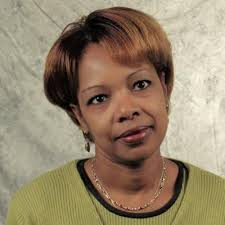
#> input picture eye_detection/1.jpeg, 225 x 225 px, found by its file name
$ python edge_detection_sobel_canny_laplace_thresh_plot_write.py   (older library calls are emulated)
#> lines starting #> are read from the running program, lines starting #| are printed output that depends on the picture; after the words box and inside, x2 and y2 are one past the last pixel; in counts of white or black regions, pixels touching at a corner belong together
import cv2
import numpy as np
from matplotlib import pyplot as plt


img = cv2.imread("../Datasets/testImages/1.jpeg")
#> img is the input picture: shape (225, 225, 3); mean B, G, R 109, 133.7, 150.6
gray = cv2.cvtColor(img, cv2.COLOR_BGR2GRAY)
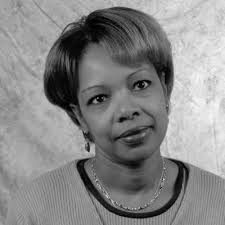
#> gray: shape (225, 225); min 0, max 247, mean 135.9
#img1 = cv2.imread('BioID_0000.pgm', 0)
#img2 = cv2.imread('BioID_0001.pgm', 0)


canny = cv2.Canny(gray,100,200)
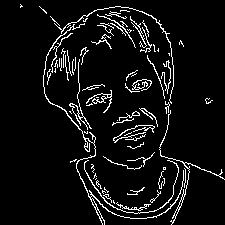
#> canny: shape (225, 225); 6.6% white in thin lines or dots, all inside (x1, y1, x2, y2) = (20, 4, 225, 225)
laplacian = cv2.Laplacian(gray,cv2.CV_64F)
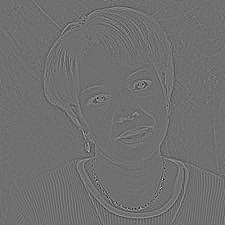
#> laplacian: shape (225, 225) float64; min -309, max 394, mean 0; drawn with min black and max white
sobel = cv2.Sobel(gray,cv2.CV_64F,1,0,ksize=5)
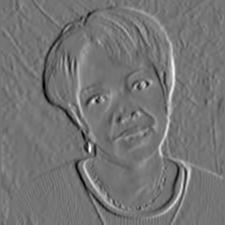
#> sobel: shape (225, 225) float64; min -5725, max 6838, mean 29.1; drawn with min black and max white
ret,thresh = cv2.threshold(gray,127,255,cv2.THRESH_BINARY)
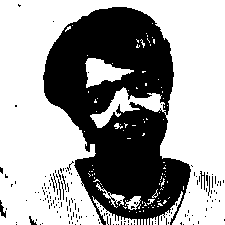
#> thresh: shape (225, 225); 62% white; 167 black regions (160 under 20 px), largest, box (x1, y1, x2, y2) and area: (43, 7, 191, 225) 18511, (0, 200, 6, 218) 51, (200, 171, 205, 190) 40

plt.subplot(2,2,1),plt.imshow(sobel,cmap = 'gray')
plt.title('Sobel'), plt.xticks([]), plt.yticks([])
plt.subplot(2,2,2),plt.imshow(thresh,cmap = 'gray')
plt.title('thresh'), plt.xticks([]), plt.yticks([])

plt.subplot(2,2,3),plt.imshow(canny,cmap = 'gray')
plt.title('canny'), plt.xticks([]), plt.yticks([])
plt.subplot(2,2,4),plt.imshow(laplacian,cmap = 'gray')
plt.title('laplacian'), plt.xticks([]), plt.yticks([])

cv2.imwrite("sobel.jpeg", sobel)
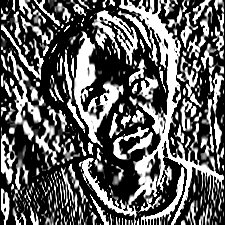
#> saved as sobel.jpeg: shape (225, 225); min 0, max 255, mean 95.3
cv2.imwrite("cann.jpeg", canny)
cv2.imwrite("lapl.jpeg", laplacian)
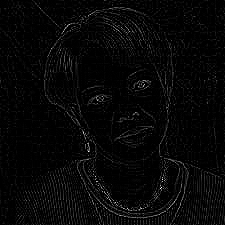
#> saved as lapl.jpeg: shape (225, 225); min 0, max 255, mean 7.3
cv2.imwrite("thresh.jpeg", thresh)

plt.show()

$ run again, with eye_detection/BioID_0000.pgm saved as eye_detection/1.jpeg
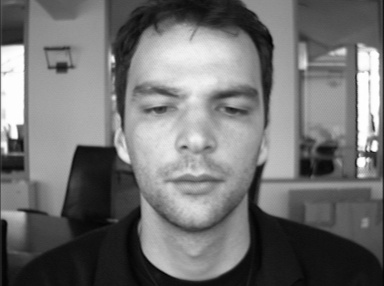
#> input picture eye_detection/BioID_0000.pgm, 384 x 286 px, found by its file name
#> img is the input picture: shape (286, 384, 3); min 3, max 255, mean 113
#> `canny = cv2.Canny(gray,100,200)`:
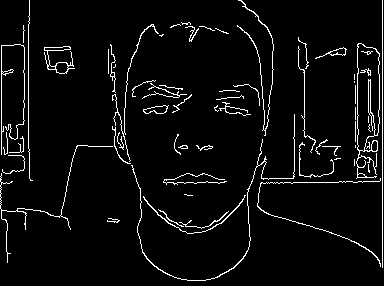
#> canny: shape (286, 384); 4.7% white in thin lines or dots
#> thresh: shape (286, 384); 47.5% white; 25 white regions (11 under 20 px), largest, box (x1, y1, x2, y2) and area: (28, 0, 297, 226) 37048, (141, 193, 248, 280) 4684, (303, 78, 347, 143) 2358
#> `cv2.imwrite("lapl.jpeg", laplacian)`:
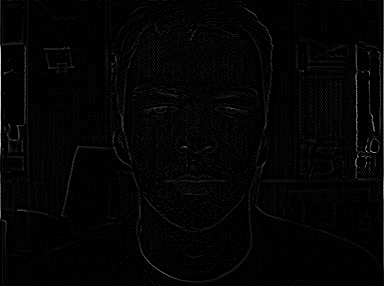
#> saved as lapl.jpeg: shape (286, 384); min 0, max 225, mean 4
